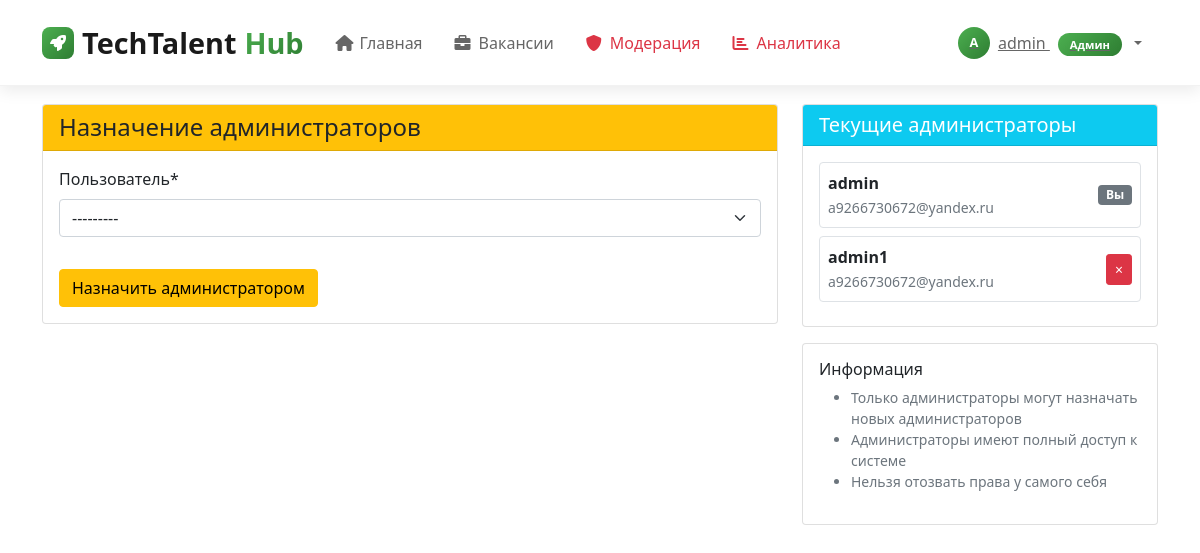
The page /moderation/admin-promotion/ (signed in) on the database its author committed.
### career_app/models.py (models this page shows, shortened)
class UserProfile(models.Model):
    ROLE_CHOICES = [
        ('admin', 'Администратор ОЭЗ'),
        ('hr', 'HR компании'),
        ('university', 'Представитель вуза'),
        ('applicant', 'Соискатель'),
    ]
    user = models.OneToOneField(User, on_delete=models.CASCADE)
    role = models.CharField(max_length=20, choices=ROLE_CHOICES, verbose_name="Роль")
    company = models.ForeignKey(Company, on_delete=models.SET_NULL, null=True, blank=True, verbose_name="Компания")
    institution = models.ForeignKey(EducationalInstitution, on_delete=models.SET_NULL, null=True, blank=True,
                                    verbose_name="Учебное заведение")
    phone = models.CharField(max_length=20, blank=True, verbose_name="Телефон")
    is_approved = models.BooleanField(default=False, verbose_name="Подтвержден")
    objects = models.Manager()
    class Meta:
        verbose_name = "Профиль пользователя"
        verbose_name_plural = "Профили пользователей"

### career_app/views.py (the view)
# urls.py: path('moderation/admin-promotion/', views.admin_promotion, name='admin_promotion'),
@login_required
@user_passes_test(is_admin)
def admin_promotion(request):
    if request.method == 'POST':
        form = AdminPromotionForm(request.POST)
        if form.is_valid():
            user = form.cleaned_data['user']
            try:
                user_profile = user.userprofile
                user_profile.role = 'admin'
                user_profile.is_approved = True  # Админы автоматически подтверждаются
                user_profile.save()
                messages.success(request, f'Пользователь {user.username} теперь администратор!')
                return redirect('admin_promotion')
            except UserProfile.DoesNotExist:
                UserProfile.objects.create(
                    user=user,
                    role='admin',
                    is_approved=True
                )
                messages.success(request, f'Пользователь {user.username} теперь администратор!')
                return redirect('admin_promotion')
    else:
        form = AdminPromotionForm()
    current_admins = UserProfile.objects.filter(role='admin').select_related('user')
    context = {
        'form': form,
        'current_admins': current_admins,
    }
    return render(request, 'career_app/admin_promotion.html', context)

### career_app/forms.py
class AdminPromotionForm(forms.Form):
    user = forms.ModelChoiceField(
        queryset=User.objects.all(),
        label="Пользователь",
        widget=forms.Select(attrs={'class': 'form-control'})
    )
    def __init__(self, *args, **kwargs):
        super().__init__(*args, **kwargs)
        admin_users = UserProfile.objects.filter(role='admin').values_list('user_id', flat=True)
        self.fields['user'].queryset = User.objects.exclude(id__in=admin_users)

### career_app/views.py (called while the page is built)
def is_admin(user):
    try:
        return user.userprofile.role == 'admin'  # Админы не требуют is_approved
    except UserProfile.DoesNotExist:
        return False

### templates/career_app/admin_promotion.html (shortened to what this page needs)
{% extends 'base.html' %}
{% load crispy_forms_tags %}
{% block content %}
<div class="container mt-4">
    <div class="row">
        <div class="col-md-8">
            <div class="card">
                <div class="card-header bg-warning">
                    <h4 class="mb-0">Назначение администраторов</h4>
                </div>
                <div class="card-body">
                    <form method="post">
                        {{ form|crispy }}
                        <button type="submit" class="btn btn-warning mt-3">Назначить администратором</button>
                    </form>
                </div>
            </div>
        </div>
        <div class="col-md-4">
            <div class="card">
                <div class="card-header bg-info text-white">
                    <h5 class="mb-0">Текущие администраторы</h5>
                </div>
                <div class="card-body">
                    {% for admin_profile in current_admins %}
                    <div class="d-flex justify-content-between align-items-center mb-2 p-2 border rounded">
                        <div>
                            <strong>{{ admin_profile.user.username }}</strong><br>
                            <small class="text-muted">{{ admin_profile.user.email }}</small>
                        </div>
                        {% if admin_profile.user != request.user %}
                        <form method="post" action="{% url 'revoke_admin' admin_profile.user.id %}"
                              onsubmit="return confirm('Вы уверены, что хотите отозвать права администратора у {{ admin_profile.user.username }}?')">
                            <button type="submit" class="btn btn-danger btn-sm" title="Отозвать права">
                                ×
                            </button>
                        </form>
                        {% else %}
                        <span class="badge bg-secondary">Вы</span>
                        {% endif %}
                    </div>
                    {% empty %}
                    <p class="text-muted">Нет администраторов</p>
                    {% endfor %}
                </div>
            </div>
            <div class="card mt-3">
                <div class="card-body">
                    <h6>Информация</h6>
                    <ul class="small text-muted">
                        <li>Только администраторы могут назначать новых администраторов</li>
                        <li>Администраторы имеют полный доступ к системе</li>
                        <li>Нельзя отозвать права у самого себя</li>
                    </ul>
                </div>
            </div>
        </div>
    </div>
</div>
{% endblock %}

### templates/base.html (shortened to what this page needs)
<!DOCTYPE html>
<html lang="ru">
<head>
    <link href="https://cdn.jsdelivr.net/npm/bootstrap@5.1.3/dist/css/bootstrap.min.css" rel="stylesheet">
    <link href="https://cdnjs.cloudflare.com/ajax/libs/font-awesome/6.0.0/css/all.min.css" rel="stylesheet">
</head>
<body>
    <nav class="navbar navbar-expand-lg navbar-light fixed-top">
        <div class="container">
            <a class="navbar-brand" href="{% url 'home' %}">
                <div class="brand-icon">
                    <i class="fas fa-rocket"></i>
                </div>
                TechTalent<span>Hub</span>
            </a>
            <div class="collapse navbar-collapse" id="navbarNav">
                <ul class="navbar-nav me-auto">
    <li class="nav-item">
        <a class="nav-link {% if request.path == '/' %}active{% endif %}" href="{% url 'home' %}">
            <i class="fas fa-home"></i>
            Главная
        </a>
    </li>
    <li class="nav-item">
        <a class="nav-link {% if 'vacancy' in request.path %}active{% endif %}" href="{% url 'vacancy_list' %}">
            <i class="fas fa-briefcase"></i>
            Вакансии
        </a>
    </li>
    {% if user.is_authenticated %}
        {% if user.userprofile.role == 'admin' %}
            <li class="nav-item admin">
                <a class="nav-link" href="{% url 'moderation_list' %}">
                    <i class="fas fa-shield-alt"></i>
                    Модерация
                </a>
            </li>
            <li class="nav-item admin">
                <a class="nav-link" href="{% url 'analytics' %}">
                    <i class="fas fa-chart-bar"></i>
                    Аналитика
                </a>
            </li>
        {% endif %}
    {% endif %}
</ul>
                <ul class="navbar-nav">
                    {% if user.is_authenticated %}
                        <li class="nav-item dropdown">
                            <a class="user-dropdown dropdown-toggle" href="#" role="button" data-bs-toggle="dropdown">
                                <div class="user-avatar">
                                    {{ user.username|first|upper }}
                                </div>
                                <span class="d-none d-md-inline">
                                    {{ user.username }}
                                    <span class="role-badge">
                                        {% if user.userprofile.role == 'admin' %}Админ
                                        {% elif user.userprofile.role == 'hr' %}HR
                                        {% elif user.userprofile.role == 'university' %}ВУЗ
                                        {% elif user.userprofile.role == 'student' %}Студент
                                        {% else %}Пользователь{% endif %}
                                    </span>
                                </span>
                            </a>
                        </li>
                    {% endif %}
                </ul>
            </div>
        </div>
    </nav>
    <div style="padding-top: 80px;"></div>
    <main>
        {% block content %}
        {% endblock %}
    </main>
</body>
</html>

### templates/base.html (style rules this page uses)
:root { --primary-green: #4caf50; --primary-dark: #1a1a1a; --text-gray: #666; --light-gray: #f8f9fa; --border-color: #e9ecef; --shadow-light: 0 5px 15px rgba(0,0,0,0.08); --shadow-medium: 0 10px 30px rgba(0,0,0,0.12); }
.navbar { background: rgba(255, 255, 255, 0.95) !important; backdrop-filter: blur(10px); border-bottom: 1px solid rgba(0, 0, 0, 0.05); padding: 1rem 0; transition: all 0.3s ease; box-shadow: var(--shadow-light); }
.navbar-brand { font-weight: 800; font-size: 1.8rem; color: var(--primary-dark) !important; display: flex; align-items: center; gap: 0.5rem; }
.navbar-brand span { color: var(--primary-green); background: linear-gradient(135deg, var(--primary-green) 0%, #2e7d32 100%); -webkit-background-clip: text; -webkit-text-fill-color: transparent; background-clip: text; }
.brand-icon { width: 32px; height: 32px; background: linear-gradient(135deg, var(--primary-green) 0%, #2e7d32 100%); border-radius: 8px; display: flex; align-items: center; justify-content: center; color: white; font-size: 1rem; }
.nav-link { color: var(--text-gray) !important; font-weight: 500; padding: 0.5rem 1rem !important; border-radius: 8px; transition: all 0.3s ease; display: flex; align-items: center; gap: 0.5rem; position: relative; }
.nav-link i { width: 16px; text-align: center; }
.user-dropdown { background: none; border: none; color: var(--text-gray); font-weight: 500; display: flex; align-items: center; gap: 0.5rem; padding: 0.5rem 1rem; border-radius: 8px; transition: all 0.3s ease; }
.user-avatar { width: 32px; height: 32px; background: linear-gradient(135deg, var(--primary-green) 0%, #2e7d32 100%); border-radius: 50%; display: flex; align-items: center; justify-content: center; color: white; font-size: 0.8rem; font-weight: 600; }
.role-badge { background: linear-gradient(135deg, var(--primary-green) 0%, #2e7d32 100%); color: white; padding: 0.25rem 0.75rem; border-radius: 15px; font-size: 0.7rem; font-weight: 600; margin-left: 0.5rem; }
.nav-item.admin .nav-link { color: #dc3545 !important; }

### rows shown on the page
UserProfile: user.username "admin", user.email "a9266730672@yandex.ru", shows "Вы"
UserProfile: user.username "admin1", user.email "a9266730672@yandex.ru"

### other values the page prints
{{ user.username|first|upper }} "A"
{{ user.username }} "admin"
